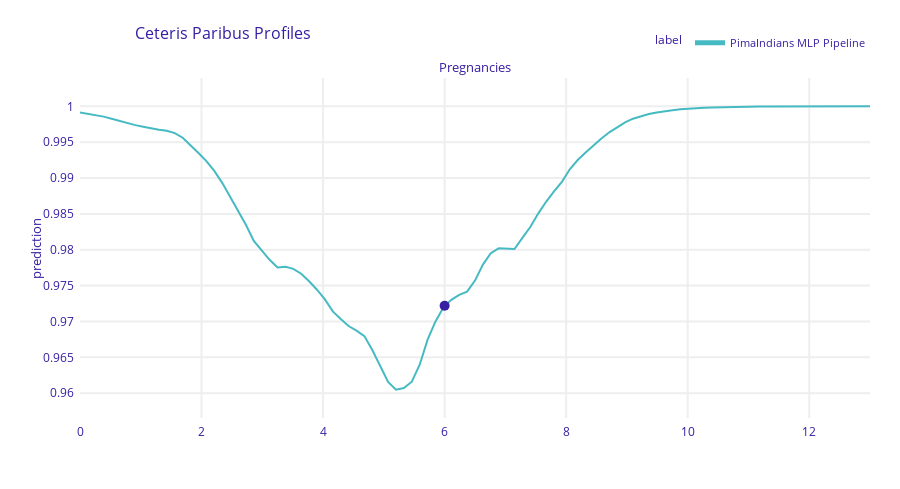

Write notebook code for a chart like this one.
### Code cell
exp_rks = exp_mlp.predict_profile(rks)
exp_rks.plot(variables = ['Pregnancies'])

### Figure 1 — Plotly figure (JSON) as saved in the notebook; plotly's stock layout.template omitted (floating-point values rounded to 4 significant figures)
{"data": [{"customdata": [["</br>id: rks</br>prediction: 0.999</br>Pregnancies: 0.0</br></br>Glucose: 148.0</br>BloodPressure: 72.0</br>BMI: 33.6</br>DiabetesPedigreeFunction: 0.627</br>Age: 50.0</br>"], ["</br>id: rks</br>prediction: 0.999</br>Pregnancies: 0.13</br></br>Glucose: 148.0</br>BloodPressure: 72.0</br>BMI: 33.6</br>DiabetesPedigreeFunction: 0.627</br>Age: 50.0</br>"], ["</br>id: rks</br>prediction: 0.999</br>Pregnancies: 0.26</br></br>Glucose: 148.0</br>BloodPressure: 72.0</br>BMI: 33.6</br>DiabetesPedigreeFunction: 0.627</br>Age: 50.0</br>"], ["</br>id: rks</br>prediction: 0.999</br>Pregnancies: 0.39</br></br>Glucose: 148.0</br>BloodPressure: 72.0</br>BMI: 33.6</br>DiabetesPedigreeFunction: 0.627</br>Age: 50.0</br>"], ["</br>id: rks</br>prediction: 0.998</br>Pregnancies: 0.52</br></br>Glucose: 148.0</br>BloodPressure: 72.0</br>BMI: 33.6</br>DiabetesPedigreeFunction: 0.627</br>Age: 50.0</br>"], ["</br>id: rks</br>prediction: 0.998</br>Pregnancies: 0.65</br></br>Glucose: 148.0</br>BloodPressure: 72.0</br>BMI: 33.6</br>DiabetesPedigreeFunction: 0.627</br>Age: 50.0</br>"], ["</br>id: rks</br>prediction: 0.998</br>Pregnancies: 0.78</br></br>Glucose: 148.0</br>BloodPressure: 72.0</br>BMI: 33.6</br>DiabetesPedigreeFunction: 0.627</br>Age: 50.0</br>"], ["</br>id: rks</br>prediction: 0.997</br>Pregnancies: 0.91</br></br>Glucose: 148.0</br>BloodPressure: 72.0</br>BMI: 33.6</br>DiabetesPedigreeFunction: 0.627</br>Age: 50.0</br>"], ["</br>id: rks</br>prediction: 0.997</br>Pregnancies: 1.04</br></br>Glucose: 148.0</br>BloodPressure: 72.0</br>BMI: 33.6</br>DiabetesPedigreeFunction: 0.627</br>Age: 50.0</br>"], ["</br>id: rks</br>prediction: 0.997</br>Pregnancies: 1.17</br></br>Glucose: 148.0</br>BloodPressure: 72.0</br>BMI: 33.6</br>DiabetesPedigreeFunction: 0.627</br>Age: 50.0</br>"], ["</br>id: rks</br>prediction: 0.997</br>Pregnancies: 1.3</br></br>Glucose: 148.0</br>BloodPressure: 72.0</br>BMI: 33.6</br>DiabetesPedigreeFunction: 0.627</br>Age: 50.0</br>"], ["</br>id: rks</br>prediction: 0.997</br>Pregnancies: 1.4300000000000002</br></br>Glucose: 148.0</br>BloodPressure: 72.0</br>BMI: 33.6</br>DiabetesPedigreeFunction: 0.627</br>Age: 50.0</br>"], ["</br>id: rks</br>prediction: 0.996</br>Pregnancies: 1.56</br></br>Glucose: 148.0</br>BloodPressure: 72.0</br>BMI: 33.6</br>DiabetesPedigreeFunction: 0.627</br>Age: 50.0</br>"], ["</br>id: rks</br>prediction: 0.996</br>Pregnancies: 1.69</br></br>Glucose: 148.0</br>BloodPressure: 72.0</br>BMI: 33.6</br>DiabetesPedigreeFunction: 0.627</br>Age: 50.0</br>"], ["</br>id: rks</br>prediction: 0.995</br>Pregnancies: 1.82</br></br>Glucose: 148.0</br>BloodPressure: 72.0</br>BMI: 33.6</br>DiabetesPedigreeFunction: 0.627</br>Age: 50.0</br>"], ["</br>id: rks</br>prediction: 0.994</br>Pregnancies: 1.9500000000000002</br></br>Glucose: 148.0</br>BloodPressure: 72.0</br>BMI: 33.6</br>DiabetesPedigreeFunction: 0.627</br>Age: 50.0</br>"], ["</br>id: rks</br>prediction: 0.992</br>Pregnancies: 2.08</br></br>Glucose: 148.0</br>BloodPressure: 72.0</br>BMI: 33.6</br>DiabetesPedigreeFunction: 0.627</br>Age: 50.0</br>"], ["</br>id: rks</br>prediction: 0.991</br>Pregnancies: 2.21</br></br>Glucose: 148.0</br>BloodPressure: 72.0</br>BMI: 33.6</br>DiabetesPedigreeFunction: 0.627</br>Age: 50.0</br>"], ["</br>id: rks</br>prediction: 0.989</br>Pregnancies: 2.34</br></br>Glucose: 148.0</br>BloodPressure: 72.0</br>BMI: 33.6</br>DiabetesPedigreeFunction: 0.627</br>Age: 50.0</br>"], ["</br>id: rks</br>prediction: 0.987</br>Pregnancies: 2.47</br></br>Glucose: 148.0</br>BloodPressure: 72.0</br>BMI: 33.6</br>DiabetesPedigreeFunction: 0.627</br>Age: 50.0</br>"], ["</br>id: rks</br>prediction: 0.985</br>Pregnancies: 2.6</br></br>Glucose: 148.0</br>BloodPressure: 72.0</br>BMI: 33.6</br>DiabetesPedigreeFunction: 0.627</br>Age: 50.0</br>"], ["</br>id: rks</br>prediction: 0.983</br>Pregnancies: 2.73</br></br>Glucose: 148.0</br>BloodPressure: 72.0</br>BMI: 33.6</br>DiabetesPedigreeFunction: 0.627</br>Age: 50.0</br>"], ["</br>id: rks</br>prediction: 0.981</br>Pregnancies: 2.8600000000000003</br></br>Glucose: 148.0</br>BloodPressure: 72.0</br>BMI: 33.6</br>DiabetesPedigreeFunction: 0.627</br>Age: 50.0</br>"], ["</br>id: rks</br>prediction: 0.98</br>Pregnancies: 2.99</br></br>Glucose: 148.0</br>BloodPressure: 72.0</br>BMI: 33.6</br>DiabetesPedigreeFunction: 0.627</br>Age: 50.0</br>"], ["</br>id: rks</br>prediction: 0.979</br>Pregnancies: 3.12</br></br>Glucose: 148.0</br>BloodPressure: 72.0</br>BMI: 33.6</br>DiabetesPedigreeFunction: 0.627</br>Age: 50.0</br>"], ["</br>id: rks</br>prediction: 0.978</br>Pregnancies: 3.25</br></br>Glucose: 148.0</br>BloodPressure: 72.0</br>BMI: 33.6</br>DiabetesPedigreeFunction: 0.627</br>Age: 50.0</br>"], ["</br>id: rks</br>prediction: 0.978</br>Pregnancies: 3.38</br></br>Glucose: 148.0</br>BloodPressure: 72.0</br>BMI: 33.6</br>DiabetesPedigreeFunction: 0.627</br>Age: 50.0</br>"], ["</br>id: rks</br>prediction: 0.977</br>Pregnancies: 3.5100000000000002</br></br>Glucose: 148.0</br>BloodPressure: 72.0</br>BMI: 33.6</br>DiabetesPedigreeFunction: 0.627</br>Age: 50.0</br>"], ["</br>id: rks</br>prediction: 0.977</br>Pregnancies: 3.64</br></br>Glucose: 148.0</br>BloodPressure: 72.0</br>BMI: 33.6</br>DiabetesPedigreeFunction: 0.627</br>Age: 50.0</br>"], ["</br>id: rks</br>prediction: 0.976</br>Pregnancies: 3.77</br></br>Glucose: 148.0</br>BloodPressure: 72.0</br>BMI: 33.6</br>DiabetesPedigreeFunction: 0.627</br>Age: 50.0</br>"], ["</br>id: rks</br>prediction: 0.974</br>Pregnancies: 3.9000000000000004</br></br>Glucose: 148.0</br>BloodPressure: 72.0</br>BMI: 33.6</br>DiabetesPedigreeFunction: 0.627</br>Age: 50.0</br>"], ["</br>id: rks</br>prediction: 0.973</br>Pregnancies: 4.03</br></br>Glucose: 148.0</br>BloodPressure: 72.0</br>BMI: 33.6</br>DiabetesPedigreeFunction: 0.627</br>Age: 50.0</br>"], ["</br>id: rks</br>prediction: 0.971</br>Pregnancies: 4.16</br></br>Glucose: 148.0</br>BloodPressure: 72.0</br>BMI: 33.6</br>DiabetesPedigreeFunction: 0.627</br>Age: 50.0</br>"], ["</br>id: rks</br>prediction: 0.97</br>Pregnancies: 4.29</br></br>Glucose: 148.0</br>BloodPressure: 72.0</br>BMI: 33.6</br>DiabetesPedigreeFunction: 0.627</br>Age: 50.0</br>"], ["</br>id: rks</br>prediction: 0.969</br>Pregnancies: 4.42</br></br>Glucose: 148.0</br>BloodPressure: 72.0</br>BMI: 33.6</br>DiabetesPedigreeFunction: 0.627</br>Age: 50.0</br>"], ["</br>id: rks</br>prediction: 0.969</br>Pregnancies: 4.55</br></br>Glucose: 148.0</br>BloodPressure: 72.0</br>BMI: 33.6</br>DiabetesPedigreeFunction: 0.627</br>Age: 50.0</br>"], ["</br>id: rks</br>prediction: 0.968</br>Pregnancies: 4.68</br></br>Glucose: 148.0</br>BloodPressure: 72.0</br>BMI: 33.6</br>DiabetesPedigreeFunction: 0.627</br>Age: 50.0</br>"], ["</br>id: rks</br>prediction: 0.966</br>Pregnancies: 4.8100000000000005</br></br>Glucose: 148.0</br>BloodPressure: 72.0</br>BMI: 33.6</br>DiabetesPedigreeFunction: 0.627</br>Age: 50.0</br>"], ["</br>id: rks</br>prediction: 0.964</br>Pregnancies: 4.94</br></br>Glucose: 148.0</br>BloodPressure: 72.0</br>BMI: 33.6</br>DiabetesPedigreeFunction: 0.627</br>Age: 50.0</br>"], ["</br>id: rks</br>prediction: 0.962</br>Pregnancies: 5.07</br></br>Glucose: 148.0</br>BloodPressure: 72.0</br>BMI: 33.6</br>DiabetesPedigreeFunction: 0.627</br>Age: 50.0</br>"], ["</br>id: rks</br>prediction: 0.96</br>Pregnancies: 5.2</br></br>Glucose: 148.0</br>BloodPressure: 72.0</br>BMI: 33.6</br>DiabetesPedigreeFunction: 0.627</br>Age: 50.0</br>"], ["</br>id: rks</br>prediction: 0.961</br>Pregnancies: 5.33</br></br>Glucose: 148.0</br>BloodPressure: 72.0</br>BMI: 33.6</br>DiabetesPedigreeFunction: 0.627</br>Age: 50.0</br>"], ["</br>id: rks</br>prediction: 0.962</br>Pregnancies: 5.46</br></br>Glucose: 148.0</br>BloodPressure: 72.0</br>BMI: 33.6</br>DiabetesPedigreeFunction: 0.627</br>Age: 50.0</br>"], ["</br>id: rks</br>prediction: 0.964</br>Pregnancies: 5.59</br></br>Glucose: 148.0</br>BloodPressure: 72.0</br>BMI: 33.6</br>DiabetesPedigreeFunction: 0.627</br>Age: 50.0</br>"], ["</br>id: rks</br>prediction: 0.967</br>Pregnancies: 5.720000000000001</br></br>Glucose: 148.0</br>BloodPressure: 72.0</br>BMI: 33.6</br>DiabetesPedigreeFunction: 0.627</br>Age: 50.0</br>"], ["</br>id: rks</br>prediction: 0.97</br>Pregnancies: 5.8500000000000005</br></br>Glucose: 148.0</br>BloodPressure: 72.0</br>BMI: 33.6</br>DiabetesPedigreeFunction: 0.627</br>Age: 50.0</br>"], ["</br>id: rks</br>prediction: 0.972</br>Pregnancies: 5.98</br></br>Glucose: 148.0</br>BloodPressure: 72.0</br>BMI: 33.6</br>DiabetesPedigreeFunction: 0.627</br>Age: 50.0</br>"], ["</br>id: rks</br>prediction: 0.972</br>Pregnancies: 6.0</br></br>Glucose: 148.0</br>BloodPressure: 72.0</br>BMI: 33.6</br>DiabetesPedigreeFunction: 0.627</br>Age: 50.0</br>"], ["</br>id: rks</br>prediction: 0.973</br>Pregnancies: 6.11</br></br>Glucose: 148.0</br>BloodPressure: 72.0</br>BMI: 33.6</br>DiabetesPedigreeFunction: 0.627</br>Age: 50.0</br>"], ["</br>id: rks</br>prediction: 0.974</br>Pregnancies: 6.24</br></br>Glucose: 148.0</br>BloodPressure: 72.0</br>BMI: 33.6</br>DiabetesPedigreeFunction: 0.627</br>Age: 50.0</br>"], ["</br>id: rks</br>prediction: 0.974</br>Pregnancies: 6.37</br></br>Glucose: 148.0</br>BloodPressure: 72.0</br>BMI: 33.6</br>DiabetesPedigreeFunction: 0.627</br>Age: 50.0</br>"], ["</br>id: rks</br>prediction: 0.976</br>Pregnancies: 6.5</br></br>Glucose: 148.0</br>BloodPressure: 72.0</br>BMI: 33.6</br>DiabetesPedigreeFunction: 0.627</br>Age: 50.0</br>"], ["</br>id: rks</br>prediction: 0.978</br>Pregnancies: 6.63</br></br>Glucose: 148.0</br>BloodPressure: 72.0</br>BMI: 33.6</br>DiabetesPedigreeFunction: 0.627</br>Age: 50.0</br>"], ["</br>id: rks</br>prediction: 0.98</br>Pregnancies: 6.76</br></br>Glucose: 148.0</br>BloodPressure: 72.0</br>BMI: 33.6</br>DiabetesPedigreeFunction: 0.627</br>Age: 50.0</br>"], ["</br>id: rks</br>prediction: 0.98</br>Pregnancies: 6.890000000000001</br></br>Glucose: 148.0</br>BloodPressure: 72.0</br>BMI: 33.6</br>DiabetesPedigreeFunction: 0.627</br>Age: 50.0</br>"], ["</br>id: rks</br>prediction: 0.98</br>Pregnancies: 7.0200000000000005</br></br>Glucose: 148.0</br>BloodPressure: 72.0</br>BMI: 33.6</br>DiabetesPedigreeFunction: 0.627</br>Age: 50.0</br>"], ["</br>id: rks</br>prediction: 0.98</br>Pregnancies: 7.15</br></br>Glucose: 148.0</br>BloodPressure: 72.0</br>BMI: 33.6</br>DiabetesPedigreeFunction: 0.627</br>Age: 50.0</br>"], ["</br>id: rks</br>prediction: 0.982</br>Pregnancies: 7.28</br></br>Glucose: 148.0</br>BloodPressure: 72.0</br>BMI: 33.6</br>DiabetesPedigreeFunction: 0.627</br>Age: 50.0</br>"], ["</br>id: rks</br>prediction: 0.983</br>Pregnancies: 7.41</br></br>Glucose: 148.0</br>BloodPressure: 72.0</br>BMI: 33.6</br>DiabetesPedigreeFunction: 0.627</br>Age: 50.0</br>"], ["</br>id: rks</br>prediction: 0.985</br>Pregnancies: 7.54</br></br>Glucose: 148.0</br>BloodPressure: 72.0</br>BMI: 33.6</br>DiabetesPedigreeFunction: 0.627</br>Age: 50.0</br>"], ["</br>id: rks</br>prediction: 0.987</br>Pregnancies: 7.67</br></br>Glucose: 148.0</br>BloodPressure: 72.0</br>BMI: 33.6</br>DiabetesPedigreeFunction: 0.627</br>Age: 50.0</br>"], ["</br>id: rks</br>prediction: 0.988</br>Pregnancies: 7.800000000000001</br></br>Glucose: 148.0</br>BloodPressure: 72.0</br>BMI: 33.6</br>DiabetesPedigreeFunction: 0.627</br>Age: 50.0</br>"], ["</br>id: rks</br>prediction: 0.989</br>Pregnancies: 7.930000000000001</br></br>Glucose: 148.0</br>BloodPressure: 72.0</br>BMI: 33.6</br>DiabetesPedigreeFunction: 0.627</br>Age: 50.0</br>"], ["</br>id: rks</br>prediction: 0.991</br>Pregnancies: 8.06</br></br>Glucose: 148.0</br>BloodPressure: 72.0</br>BMI: 33.6</br>DiabetesPedigreeFunction: 0.627</br>Age: 50.0</br>"], ["</br>id: rks</br>prediction: 0.993</br>Pregnancies: 8.19</br></br>Glucose: 148.0</br>BloodPressure: 72.0</br>BMI: 33.6</br>DiabetesPedigreeFunction: 0.627</br>Age: 50.0</br>"], ["</br>id: rks</br>prediction: 0.994</br>Pregnancies: 8.32</br></br>Glucose: 148.0</br>BloodPressure: 72.0</br>BMI: 33.6</br>DiabetesPedigreeFunction: 0.627</br>Age: 50.0</br>"], ["</br>id: rks</br>prediction: 0.995</br>Pregnancies: 8.450000000000001</br></br>Glucose: 148.0</br>BloodPressure: 72.0</br>BMI: 33.6</br>DiabetesPedigreeFunction: 0.627</br>Age: 50.0</br>"], ["</br>id: rks</br>prediction: 0.996</br>Pregnancies: 8.58</br></br>Glucose: 148.0</br>BloodPressure: 72.0</br>BMI: 33.6</br>DiabetesPedigreeFunction: 0.627</br>Age: 50.0</br>"], ["</br>id: rks</br>prediction: 0.996</br>Pregnancies: 8.71</br></br>Glucose: 148.0</br>BloodPressure: 72.0</br>BMI: 33.6</br>DiabetesPedigreeFunction: 0.627</br>Age: 50.0</br>"], ["</br>id: rks</br>prediction: 0.997</br>Pregnancies: 8.84</br></br>Glucose: 148.0</br>BloodPressure: 72.0</br>BMI: 33.6</br>DiabetesPedigreeFunction: 0.627</br>Age: 50.0</br>"], ["</br>id: rks</br>prediction: 0.998</br>Pregnancies: 8.97</br></br>Glucose: 148.0</br>BloodPressure: 72.0</br>BMI: 33.6</br>DiabetesPedigreeFunction: 0.627</br>Age: 50.0</br>"], ["</br>id: rks</br>prediction: 0.998</br>Pregnancies: 9.1</br></br>Glucose: 148.0</br>BloodPressure: 72.0</br>BMI: 33.6</br>DiabetesPedigreeFunction: 0.627</br>Age: 50.0</br>"], ["</br>id: rks</br>prediction: 0.999</br>Pregnancies: 9.23</br></br>Glucose: 148.0</br>BloodPressure: 72.0</br>BMI: 33.6</br>DiabetesPedigreeFunction: 0.627</br>Age: 50.0</br>"], ["</br>id: rks</br>prediction: 0.999</br>Pregnancies: 9.36</br></br>Glucose: 148.0</br>BloodPressure: 72.0</br>BMI: 33.6</br>DiabetesPedigreeFunction: 0.627</br>Age: 50.0</br>"], ["</br>id: rks</br>prediction: 0.999</br>Pregnancies: 9.49</br></br>Glucose: 148.0</br>BloodPressure: 72.0</br>BMI: 33.6</br>DiabetesPedigreeFunction: 0.627</br>Age: 50.0</br>"], ["</br>id: rks</br>prediction: 0.999</br>Pregnancies: 9.620000000000001</br></br>Glucose: 148.0</br>BloodPressure: 72.0</br>BMI: 33.6</br>DiabetesPedigreeFunction: 0.627</br>Age: 50.0</br>"], ["</br>id: rks</br>prediction: 0.999</br>Pregnancies: 9.75</br></br>Glucose: 148.0</br>BloodPressure: 72.0</br>BMI: 33.6</br>DiabetesPedigreeFunction: 0.627</br>Age: 50.0</br>"], ["</br>id: rks</br>prediction: 1.0</br>Pregnancies: 9.88</br></br>Glucose: 148.0</br>BloodPressure: 72.0</br>BMI: 33.6</br>DiabetesPedigreeFunction: 0.627</br>Age: 50.0</br>"], ["</br>id: rks</br>prediction: 1.0</br>Pregnancies: 10.01</br></br>Glucose: 148.0</br>BloodPressure: 72.0</br>BMI: 33.6</br>DiabetesPedigreeFunction: 0.627</br>Age: 50.0</br>"], ["</br>id: rks</br>prediction: 1.0</br>Pregnancies: 10.14</br></br>Glucose: 148.0</br>BloodPressure: 72.0</br>BMI: 33.6</br>DiabetesPedigreeFunction: 0.627</br>Age: 50.0</br>"], ["</br>id: rks</br>prediction: 1.0</br>Pregnancies: 10.27</br></br>Glucose: 148.0</br>BloodPressure: 72.0</br>BMI: 33.6</br>DiabetesPedigreeFunction: 0.627</br>Age: 50.0</br>"], ["</br>id: rks</br>prediction: 1.0</br>Pregnancies: 10.4</br></br>Glucose: 148.0</br>BloodPressure: 72.0</br>BMI: 33.6</br>DiabetesPedigreeFunction: 0.627</br>Age: 50.0</br>"], ["</br>id: rks</br>prediction: 1.0</br>Pregnancies: 10.530000000000001</br></br>Glucose: 148.0</br>BloodPressure: 72.0</br>BMI: 33.6</br>DiabetesPedigreeFunction: 0.627</br>Age: 50.0</br>"], ["</br>id: rks</br>prediction: 1.0</br>Pregnancies: 10.66</br></br>Glucose: 148.0</br>BloodPressure: 72.0</br>BMI: 33.6</br>DiabetesPedigreeFunction: 0.627</br>Age: 50.0</br>"], ["</br>id: rks</br>prediction: 1.0</br>Pregnancies: 10.790000000000001</br></br>Glucose: 148.0</br>BloodPressure: 72.0</br>BMI: 33.6</br>DiabetesPedigreeFunction: 0.627</br>Age: 50.0</br>"], ["</br>id: rks</br>prediction: 1.0</br>Pregnancies: 10.92</br></br>Glucose: 148.0</br>BloodPressure: 72.0</br>BMI: 33.6</br>DiabetesPedigreeFunction: 0.627</br>Age: 50.0</br>"], ["</br>id: rks</br>prediction: 1.0</br>Pregnancies: 11.05</br></br>Glucose: 148.0</br>BloodPressure: 72.0</br>BMI: 33.6</br>DiabetesPedigreeFunction: 0.627</br>Age: 50.0</br>"], ["</br>id: rks</br>prediction: 1.0</br>Pregnancies: 11.18</br></br>Glucose: 148.0</br>BloodPressure: 72.0</br>BMI: 33.6</br>DiabetesPedigreeFunction: 0.627</br>Age: 50.0</br>"], ["</br>id: rks</br>prediction: 1.0</br>Pregnancies: 11.31</br></br>Glucose: 148.0</br>BloodPressure: 72.0</br>BMI: 33.6</br>DiabetesPedigreeFunction: 0.627</br>Age: 50.0</br>"], ["</br>id: rks</br>prediction: 1.0</br>Pregnancies: 11.440000000000001</br></br>Glucose: 148.0</br>BloodPressure: 72.0</br>BMI: 33.6</br>DiabetesPedigreeFunction: 0.627</br>Age: 50.0</br>"], ["</br>id: rks</br>prediction: 1.0</br>Pregnancies: 11.57</br></br>Glucose: 148.0</br>BloodPressure: 72.0</br>BMI: 33.6</br>DiabetesPedigreeFunction: 0.627</br>Age: 50.0</br>"], ["</br>id: rks</br>prediction: 1.0</br>Pregnancies: 11.700000000000001</br></br>Glucose: 148.0</br>BloodPressure: 72.0</br>BMI: 33.6</br>DiabetesPedigreeFunction: 0.627</br>Age: 50.0</br>"], ["</br>id: rks</br>prediction: 1.0</br>Pregnancies: 11.83</br></br>Glucose: 148.0</br>BloodPressure: 72.0</br>BMI: 33.6</br>DiabetesPedigreeFunction: 0.627</br>Age: 50.0</br>"], ["</br>id: rks</br>prediction: 1.0</br>Pregnancies: 11.96</br></br>Glucose: 148.0</br>BloodPressure: 72.0</br>BMI: 33.6</br>DiabetesPedigreeFunction: 0.627</br>Age: 50.0</br>"], ["</br>id: rks</br>prediction: 1.0</br>Pregnancies: 12.09</br></br>Glucose: 148.0</br>BloodPressure: 72.0</br>BMI: 33.6</br>DiabetesPedigreeFunction: 0.627</br>Age: 50.0</br>"], ["</br>id: rks</br>prediction: 1.0</br>Pregnancies: 12.22</br></br>Glucose: 148.0</br>BloodPressure: 72.0</br>BMI: 33.6</br>DiabetesPedigreeFunction: 0.627</br>Age: 50.0</br>"], ["</br>id: rks</br>prediction: 1.0</br>Pregnancies: 12.35</br></br>Glucose: 148.0</br>BloodPressure: 72.0</br>BMI: 33.6</br>DiabetesPedigreeFunction: 0.627</br>Age: 50.0</br>"], ["</br>id: rks</br>prediction: 1.0</br>Pregnancies: 12.48</br></br>Glucose: 148.0</br>BloodPressure: 72.0</br>BMI: 33.6</br>DiabetesPedigreeFunction: 0.627</br>Age: 50.0</br>"], ["</br>id: rks</br>prediction: 1.0</br>Pregnancies: 12.610000000000001</br></br>Glucose: 148.0</br>BloodPressure: 72.0</br>BMI: 33.6</br>DiabetesPedigreeFunction: 0.627</br>Age: 50.0</br>"], ["</br>id: rks</br>prediction: 1.0</br>Pregnancies: 12.74</br></br>Glucose: 148.0</br>BloodPressure: 72.0</br>BMI: 33.6</br>DiabetesPedigreeFunction: 0.627</br>Age: 50.0</br>"], ["</br>id: rks</br>prediction: 1.0</br>Pregnancies: 12.870000000000001</br></br>Glucose: 148.0</br>BloodPressure: 72.0</br>BMI: 33.6</br>DiabetesPedigreeFunction: 0.627</br>Age: 50.0</br>"], ["</br>id: rks</br>prediction: 1.0</br>Pregnancies: 13.0</br></br>Glucose: 148.0</br>BloodPressure: 72.0</br>BMI: 33.6</br>DiabetesPedigreeFunction: 0.627</br>Age: 50.0</br>"]], "hovertemplate": "%{customdata[0]}<extra></extra>", "legendgroup": "PimaIndians MLP Pipeline", "line": {"color": "#46bac2", "dash": "solid", "width": 2}, "mode": "lines", "name": "PimaIndians MLP Pipeline", "opacity": 1, "orientation": "v", "showlegend": true, "type": "scatter", "x": [0, 0.13, 0.26, 0.39, 0.52, 0.65, 0.78, 0.91, 1.04, 1.17, 1.3, 1.43, 1.56, 1.69, 1.82, 1.95, 2.08, 2.21, 2.34, 2.47, 2.6, 2.73, 2.86, 2.99, 3.12, 3.25, 3.38, 3.51, 3.64, 3.77, 3.9, 4.03, 4.16, 4.29, 4.42, 4.55, 4.68, 4.81, 4.94, 5.07, 5.2, 5.33, 5.46, 5.59, 5.72, 5.85, 5.98, 6, 6.11, 6.24, 6.37, 6.5, 6.63, 6.76, 6.89, 7.02, 7.15, 7.28, 7.41, 7.54, 7.67, 7.8, 7.93, 8.06, 8.19, 8.32, 8.45, 8.58, 8.71, 8.84, 8.97, 9.1, 9.23, 9.36, 9.49, 9.62, 9.75, 9.88, 10.01, 10.14, 10.27, 10.4, 10.53, 10.66, 10.79, 10.92, 11.05, 11.18, 11.31, 11.44, 11.57, 11.7, 11.83, 11.96, 12.09, 12.22, 12.35, 12.48, 12.61, 12.74, 12.87, 13], "xaxis": "x", "y": [0.9991, 0.999, 0.9988, 0.9986, 0.9983, 0.9979, 0.9977, 0.9974, 0.9972, 0.9969, 0.9967, 0.9966, 0.9963, 0.9956, 0.9946, 0.9935, 0.9924, 0.991, 0.9893, 0.9873, 0.9854, 0.9835, 0.9812, 0.9799, 0.9786, 0.9775, 0.9776, 0.9773, 0.9767, 0.9756, 0.9744, 0.9731, 0.9714, 0.9703, 0.9694, 0.9687, 0.968, 0.966, 0.9637, 0.9616, 0.9605, 0.9607, 0.9616, 0.964, 0.9675, 0.97, 0.972, 0.9722, 0.973, 0.9737, 0.9742, 0.9757, 0.9779, 0.9795, 0.9802, 0.9802, 0.9801, 0.9817, 0.9832, 0.985, 0.9867, 0.9881, 0.9895, 0.9912, 0.9925, 0.9936, 0.9946, 0.9955, 0.9964, 0.9971, 0.9978, 0.9983, 0.9986, 0.9989, 0.9991, 0.9993, 0.9995, 0.9996, 0.9997, 0.9997, 0.9998, 0.9998, 0.9999, 0.9999, 0.9999, 0.9999, 1.0, 1.0, 1.0, 1.0, 1.0, 1.0, 1.0, 1.0, 1.0, 1.0, 1.0, 1.0, 1.0, 1.0, 1.0, 1.0], "yaxis": "y"}, {"customdata": [["</br>id: rks</br>prediction: 0.972</br>Pregnancies: 6.0</br></br>Glucose: 148.0</br>BloodPressure: 72.0</br>BMI: 33.6</br>DiabetesPedigreeFunction: 0.627</br>Age: 50.0</br>"]], "hovertemplate": "%{customdata[0]}<extra></extra>", "legendgroup": "", "marker": {"color": "#371ea3", "size": 10, "symbol": "circle"}, "mode": "markers", "name": "", "opacity": 1, "orientation": "v", "showlegend": false, "type": "scatter", "x": [6], "xaxis": "x", "y": [0.9722], "yaxis": "y"}], "layout": {"annotations": [{"font": {"size": 13}, "showarrow": false, "text": "Pregnancies", "x": 0.5, "xanchor": "center", "xref": "paper", "y": 1, "yanchor": "bottom", "yref": "paper"}, {"font": {"size": 13}, "showarrow": false, "text": "prediction", "textangle": -90, "x": -0.07, "xref": "paper", "y": 0.5, "yref": "paper"}], "font": {"color": "#371ea3"}, "height": 489, "hoverlabel": {"bgcolor": "rgba(0,0,0,0.8)"}, "hovermode": "closest", "legend": {"font": {"size": 11}, "itemsizing": "constant", "orientation": "h", "title": {"font": {"size": 12}, "text": "label"}, "tracegroupgap": 0, "x": 1, "xanchor": "right", "y": 1.061, "yanchor": "bottom"}, "margin": {"b": 71, "r": 30, "t": 78}, "title": {"font": {"size": 16}, "text": "Ceteris Paribus Profiles", "x": 0.15}, "xaxis": {"anchor": "y", "automargin": true, "domain": [0, 1], "fixedrange": true, "gridwidth": 2, "showticklabels": true, "tickcolor": "white", "ticklen": 3, "ticks": "outside", "title": {"text": ""}, "type": "linear", "zeroline": false}, "yaxis": {"anchor": "x", "automargin": true, "domain": [0, 1], "fixedrange": true, "gridwidth": 2, "range": [0.9565, 1.004], "tickcolor": "white", "ticklen": 3, "ticks": "outside", "title": {"text": ""}, "type": "linear", "zeroline": false}}}
